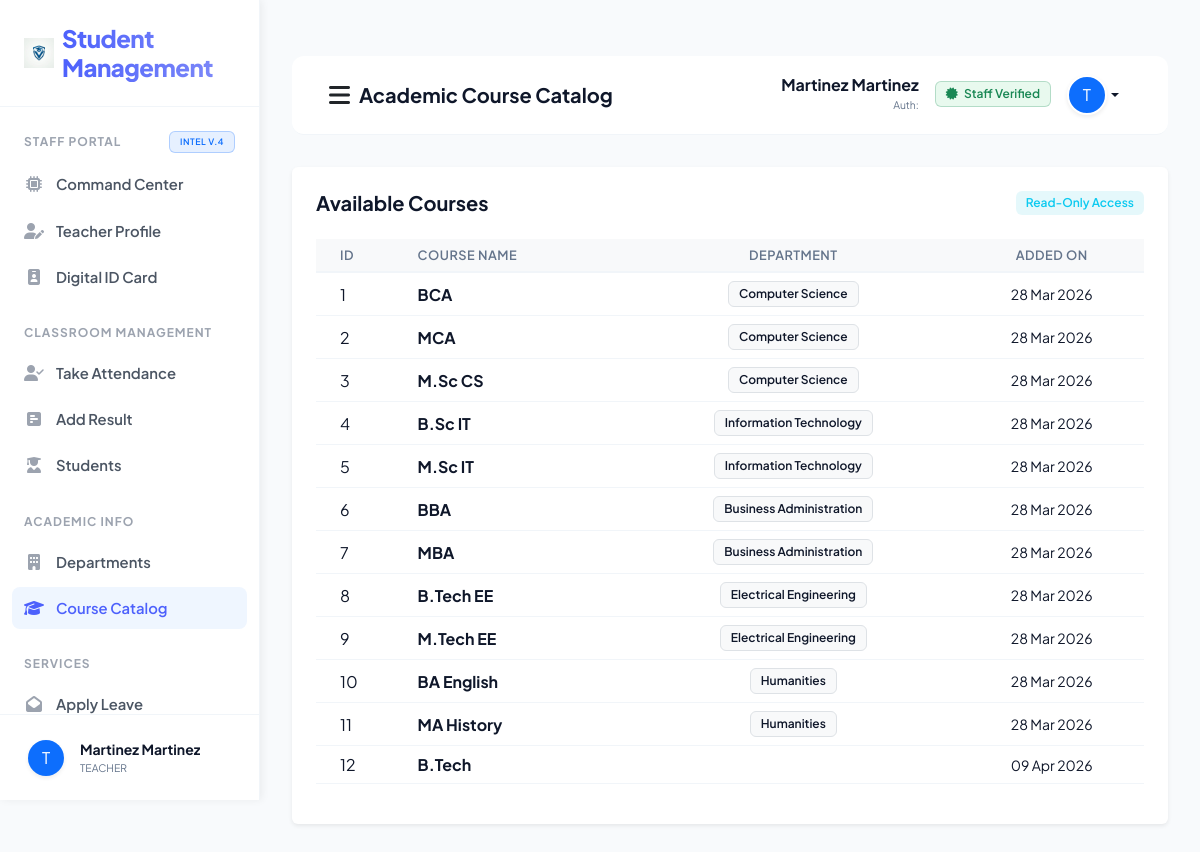
The page /teacher_view_course/ (signed in) on the database its author committed.
### sms/models.py (models this page shows, shortened)
class CustomUser(AbstractUser):
    USER_TYPE_CHOICES = (
        ('ADMIN', 'Admin'),
        ('TEACHER', 'Teacher'),
        ('STUDENT', 'Student'),
    )
    user_type = models.CharField(max_length=10, choices=USER_TYPE_CHOICES, default='ADMIN')
    profile_pic = models.ImageField(upload_to='profile_pics/', null=True, blank=True)
    phone = models.CharField(max_length=15, null=True, blank=True)

class Course(models.Model):
    name = models.CharField(max_length=100)
    fee = models.DecimalField(max_digits=10, decimal_places=2, default=0)
    department = models.ForeignKey(Department, on_delete=models.CASCADE, null=True, blank=True)
    created_at = models.DateTimeField(auto_now_add=True)
    updated_at = models.DateTimeField(auto_now=True)

class Department(models.Model):
    name = models.CharField(max_length=100)
    created_at = models.DateTimeField(auto_now_add=True)
    updated_at = models.DateTimeField(auto_now=True)

### sms/views/teacher_views.py (the view)
# urls.py: path('teacher_view_course/', teacher_views.teacher_view_course, name="teacher_view_course"),
def teacher_view_course(request):
    courses = Course.objects.all()
    return render(request, "sms/teacher_template/view_course.html", {"courses": courses})

### sms/templates/sms/teacher_template/view_course.html (shortened to what this page needs)
﻿{% extends 'sms/base.html' %}
{% block page_title %}Academic Course Catalog{% endblock page_title %}
{% block sidebar_nav %}
{% include 'sms/teacher_template/sidebar_template.html' with active_page='view_course' %}
{% endblock sidebar_nav %}
{% block main_content %}
<div class="row">
    <div class="col-md-12">
        <div class="card shadow-sm border-0 p-4">
            <div class="d-flex justify-content-between align-items-center mb-4">
                <h5 class="fw-bold mb-0">Available Courses</h5>
                <span class="badge bg-soft-info text-info px-3">Read-Only Access</span>
            </div>
            <div class="table-responsive">
                <table class="table table-hover align-middle">
                    <thead class="bg-light">
                        <tr>
                            <th class="ps-4">ID</th>
                            <th>Course Name</th>
                            <th class="text-center">Department</th>
                            <th class="text-center">Added On</th>
                        </tr>
                    </thead>
                    <tbody>
                        {% for course in courses %}
                        <tr>
                            <td class="ps-4 text-muted">{{ forloop.counter }}</td>
                            <td class="fw-bold">{{ course.name }}</td>
                            <td class="text-center">
                                <span class="badge bg-light text-dark border">{{ course.department.name }}</span>
                            </td>
                            <td class="text-center text-muted small">{{ course.created_at|date:"d M Y" }}</td>
                        </tr>
                        {% empty %}
                        <tr>
                            <td colspan="4" class="text-center py-5 text-muted">No courses found in the catalog.</td>
                        </tr>
                        {% endfor %}
                    </tbody>
                </table>
            </div>
        </div>
    </div>
</div>
{% endblock main_content %}

### sms/templates/sms/base.html (shortened to what this page needs)
<!DOCTYPE html>
{% load static %}
<html lang="en">
<head>
    <link href="https://cdn.jsdelivr.net/npm/bootstrap@5.3.0/dist/css/bootstrap.min.css" rel="stylesheet">
    <link rel="stylesheet" href="https://cdnjs.cloudflare.com/ajax/libs/font-awesome/6.4.0/css/all.min.css">
    <link rel="stylesheet" href="{% static 'css/style.css' %}?v=4.0">
</head>
<body>
    <div class="sidebar" id="sidebar">
        <div class="sidebar-brand d-flex align-items-center">
            <img src="{% static 'images/logo.png' %}" width="30" height="30" class="me-2">
            <h4 class="m-0">Student Management</h4>
        </div>
        <div class="nav flex-column sidebar-scroll flex-grow-1 overflow-y-auto">
            {% block sidebar_nav %}{% endblock sidebar_nav %}
        </div>
        <div class="sidebar-footer border-top p-0 mt-auto">
            <div class="dropup w-100">
                <button class="btn w-100 d-flex align-items-center p-3 border-0 bg-transparent dropdown-toggle no-caret" type="button" data-bs-toggle="dropdown" aria-expanded="false">
                    {% if user.profile_pic %}
                    <img src="{{ user.profile_pic.url }}" width="36" height="36" class="rounded-circle me-3 shadow-sm">
                    {% else %}
                    <div class="bg-primary text-white rounded-circle d-flex align-items-center justify-content-center shadow-sm me-3" style="width: 36px; height: 36px; flex-shrink: 0;">
                        {{ user.username|first|upper }}
                    </div>
                    {% endif %}
                    <div class="text-start overflow-hidden">
                        <div class="fw-bold small text-dark text-truncate">{{ user.get_full_name }}</div>
                        <div class="text-muted text-truncate" style="font-size: 0.65rem;">{{ user.user_type }}</div>
                    </div>
                </button>
            </div>
        </div>
    </div>
    <div class="main-content">
        <nav class="navbar border-bottom">
            <div class="container-fluid">
                <div class="d-flex align-items-center">
                    <button id="sidebarToggle" class="btn btn-link link-dark me-2 p-0">
                        <i class="fas fa-bars fs-4 text-main"></i>
                    </button>
                    <span class="navbar-brand fw-bold text-dark">{% block page_title %}{% endblock page_title %}</span>
                </div>
                <div class="d-flex align-items-center">
                    <div class="dropdown">
                        <button
                            class="btn btn-link dropdown-toggle text-decoration-none text-dark d-flex align-items-center"
                            type="button" data-bs-toggle="dropdown">
                            <div class="text-end me-3 d-none d-md-block">
                                <span class="d-block fw-bold lh-1 mb-1">{{ user.get_full_name }}</span>
                                <span class="d-block text-muted" style="font-size: 0.65rem;">Auth: {{ user.last_login|date:"d M Y" }}</span>
                            </div>
                            {% if user.user_type == "TEACHER" %}
                            <span class="badge bg-soft-success text-success me-3 border border-success border-opacity-25 d-none d-lg-inline-block">
                                <i class="fas fa-certificate me-1"></i> Staff Verified
                            </span>
                            {% elif user.user_type == "STUDENT" %}
                             <span class="badge bg-soft-primary text-primary me-3 border border-primary border-opacity-25 d-none d-lg-inline-block">
                                <i class="fas fa-user-graduate me-1"></i> Student ID Active
                            </span>
                             {% elif user.user_type == "ADMIN" %}
                             <span class="badge bg-soft-danger text-danger me-3 border border-danger border-opacity-25 d-none d-lg-inline-block">
                                <i class="fas fa-shield-alt me-1"></i> System Root
                            </span>
                            {% endif %}
                            {% if user.profile_pic %}
                            <img src="{{ user.profile_pic.url }}" width="40" height="40" class="rounded-circle shadow-sm border border-light">
                            {% else %}
                            <div class="bg-primary text-white rounded-circle d-flex align-items-center justify-content-center shadow-sm"
                                style="width: 40px; height: 40px; border: 2px solid white;">
                                {{ user.username|first|upper }}
                            </div>
                            {% endif %}
                        </button>
                    </div>
                </div>
            </div>
        </nav>
        {% block main_content %}{% endblock main_content %}
    </div>
</body>
</html>

### sms/static/css/style.css (style rules this page uses)
:root { --primary-color: #4d61fc; --primary-hover: #3b4ad9; --sidebar-bg: #ffffff; --sidebar-text: #4b5563; --sidebar-active-bg: #eff6ff; --sidebar-active-text: #4d61fc; --border-color: #f1f5f9; --body-bg: #f8fafc; --card-bg: #ffffff; --text-main: #0f172a; --text-muted: #64748b; --transition-speed: 0.25s; --shadow-premium: 0 10px 40px -10px rgba(0, 0, 0, 0.08); }
.bg-soft-success { background: rgba(34, 197, 94, 0.1) !important; }
.bg-soft-info { background: rgba(6, 182, 212, 0.1) !important; }
body { background-color: var(--body-bg) !important; color: var(--text-main) !important; font-family: 'Plus Jakarta Sans', sans-serif !important; margin: 0 !important; overflow-x: hidden !important; transition: background-color var(--transition-speed), color var(--transition-speed); }
.sidebar { width: 260px; height: 100vh; position: fixed; top: 0; left: 0; background-color: var(--sidebar-bg); border-right: 1px solid var(--border-color); box-shadow: 2px 0 8px rgba(0,0,0,0.06); z-index: 1060; display: flex; flex-direction: column; overflow: hidden; transition: left var(--transition-speed) ease-in-out; }
.sidebar-brand { padding: 24px !important; border-bottom: 1px solid var(--border-color) !important; flex-shrink: 0 !important; }
.sidebar-brand h4 { margin: 0 !important; font-weight: 800 !important; letter-spacing: -0.5px !important; background: linear-gradient(to right, var(--primary-color), #818cf8); -webkit-background-clip: text; background-clip: text; -webkit-text-fill-color: transparent; }
.sidebar-scroll { overflow-y: auto !important; overflow-x: hidden !important; flex: 1 !important; min-height: 0 !important; flex-wrap: nowrap !important; }
.sidebar-footer { padding: 8px 12px !important; border-top: 1px solid var(--border-color) !important; flex-shrink: 0 !important; }
.no-caret::after { display: none !important; }
.main-content { margin-left: 260px; padding: 32px 32px 100px 32px; min-height: 100vh; box-sizing: border-box; transition: margin-left var(--transition-speed); }
h5.fw-bold { color: var(--text-main); }
.badge { font-weight: 600 !important; padding: 6px 10px !important; }
.table { color: var(--text-main) !important; }
.table thead th { border-bottom: 2px solid var(--border-color) !important; color: var(--text-muted) !important; font-weight: 600 !important; text-transform: uppercase !important; font-size: 0.8rem !important; letter-spacing: 0.5px !important; background-color: transparent !important; }
.table tbody td { border-color: var(--border-color) !important; color: var(--text-main) !important; background-color: transparent !important; }
.navbar { background: var(--card-bg) !important; border-bottom: 1px solid var(--border-color) !important; padding: 12px 24px !important; margin-bottom: 32px !important; border-radius: 12px !important; transition: background var(--transition-speed), border-color var(--transition-speed); }
.text-dark { color: var(--text-main) !important; }
.text-muted { color: var(--text-muted) !important; }
.bg-soft-success { background-color: rgba(34, 197, 94, 0.1) !important; }

### sms/templates/sms/teacher_template/view_course.html (style rules this page uses)
.bg-soft-info { background-color: rgba(13, 202, 240, 0.1); }

### rows shown on the page
CustomUser: username|first "T", get_full_name "Martinez Martinez", user_type "TEACHER"
Course: name "BCA", department.name "Computer Science", created_at "28 Mar 2026"
Course: name "MCA", department.name "Computer Science", created_at "28 Mar 2026"
Course: name "M.Sc CS", department.name "Computer Science", created_at "28 Mar 2026"
Course: name "B.Sc IT", department.name "Information Technology", created_at "28 Mar 2026"
Course: name "M.Sc IT", department.name "Information Technology", created_at "28 Mar 2026"
Course: name "BBA", department.name "Business Administration", created_at "28 Mar 2026"
Course: name "MBA", department.name "Business Administration", created_at "28 Mar 2026"
Course: name "B.Tech EE", department.name "Electrical Engineering", created_at "28 Mar 2026"
Course: name "M.Tech EE", department.name "Electrical Engineering", created_at "28 Mar 2026"
Course: name "BA English", department.name "Humanities", created_at "28 Mar 2026"
Course: name "MA History", department.name "Humanities", created_at "28 Mar 2026"
Course: name "B.Tech", created_at "09 Apr 2026"
